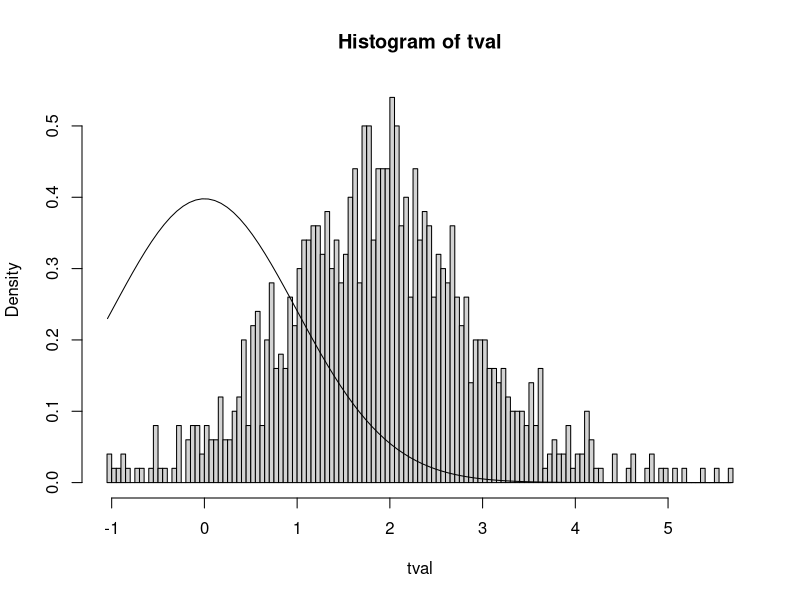

Write the R code that produced this figure.
# Test de moyenne unilatéral - T test simulation (Monte Carlo)
# Objectif: Estimation de puissance 
# dans le cas: 1 échantillon (comparasion à une moyenne nulle)

# Clear environment
rm(list=ls())

#-----------------------------------------------------------------------
# Paramètres de la simulation
#-----------------------------------------------------------------------


# Taille de l'échantillon pilote
npilote = 20

# Taille des tirages pour Monte-Carlo.
n = 50
# Number of runs for MC
runs = 1000



# Reference mean
meanref = 0
# Difference between the means:
# no difference to test the alpha level (type I errors)
meand = 0
# non null to test how often the existing effect is found (power)
meand = 0.04

mean = meand + meanref

# Standard deviation of sample
s = 0.1

# Erreur de 1ère espèce
alpha = 0.05

#---------------------------------------------------
#                     pilote 
#---------------------------------------------------


pilote_ttest_normal<-function(npilote, mean, meanref, s)
{
  # On simule un échantillon "réel" de loi N(meand,s)
  echantillon = rnorm(npilote,mean = mean,sd = s)
  # On estime la différence de moyenne et l'écart-type
  mean2 = mean(echantillon)
  ecart_type = sd(echantillon)
  # On retourne l'approximation de l'étude pilote
  return (c(mean2, meanref, ecart_type))
}


#---------------------------------------------------
# t-test simulations (Monte-Carlo)
#---------------------------------------------------


ttest_normal_MC<-function(n, runs, pilote, alpha){
  
  # On récupère les paramètres de l'étude pilote pour le MC.
  mean = pilote[1]
  meanref = pilote[2]
  s = pilote[3]
  meand = mean-meanref
  
  # Independent variable (predictor)
  x = c(
    rep(1,n)	# group 
  )
  x = factor(x)
  
  # Perform runs (with stochastic sampling)
  tval = numeric(runs) # to store resulting t statistics
  tval_hand = numeric(runs) # to store resulting t statistics (computed by hand)
  pval = numeric(runs) # to store resulting p-values
  for (r in 1:runs) {
    # Generate random independent samples with normal distributions
    # for the dependent variable (predicted)
    y = c(
      rnorm(n,mean=mean,sd=s)
    )
    
    # Run model : on stocke les t-statistics et p-values
    # du modèle généré par R.
    model = t.test(y)
    tval[r] = model$statistic
    pval[r] = model$p.value
    
    # Hand-made equivalent to compute the t statistic
    # (will produce the same value as model$statistic)
    # DV for group
    y1 = y[x==1]
    # Pooled standard deviation
    s12 = sd(y1)
    tval_hand[r] = (mean(y1)-meanref)/(s12/sqrt(n))
  }
  
  # Display the resulting statistics
  res = data.frame(
    t_statistic=tval,
    t_statistic_hand=tval_hand,
    p_value=pval
  )
  head(res,10)
  
  # Histograms for the observed t statistic on independent samples
  hist(tval,freq=FALSE,breaks=100)
  # Curve for the theoretical distribution for independent samples
  # (if mean = 0)
  s_range = seq(min(tval),max(tval),length.out=100)
  lines(s_range,dt(s_range,n+n-2))
  # if the histogram and curve match,
  # this means we cannot differentiate the results at chance level)
  
  # Directly exploit the pvalues generated by the model
  # to get the power of type I error rate (depending on meand value)
  # p5_model devrait tendre vers 0.05 si meand = 0
  # p5_model nous donne la puissance du test si meand != 0
  nb = sum(pval<alpha)
  # --> signifie que si meand = 0, on conclue à tort un effet à un ratio p5_model
  # si meand != 0, on affirme à raison un effet à un ratio p5_model
  p5_model = nb/runs
  
  # Compute the ratio of type I errors (should be <0.5)
  # equivalent to what precedes (to help you understand the computations)
  # (using the t statistic table/function)
  # p5_hand devrait etre égal à p5_model
  thr_low = qt(alpha/2,n+n-2,lower.tail=T)
  thr_upp = qt(alpha/2,n+n-2,lower.tail=F)
  nb = sum(tval<thr_low | tval>thr_upp)
  p5_hand = nb/runs
  
  # On calcule la puissance théorique (analytique) du t-test avec le package power:
  # NB: Dans le cas n1 = n2 = n, on devrait avoir p5_package = p5_model = p5_hand.
  p5_package = power.t.test(n=n, d = meand/s, sig.level = alpha, type = "one.sample", alternative = "one.sided")$power
  
  # Add these results to the global table
  results = data.frame(
    n=n,
    mean=mean,
    meanref=meanref,
    mean_diff=meand,
    sd=s,
    runs=runs,
    p5_model=p5_model,
    p5_hand=p5_hand,
    p5_package=p5_package 
  )
  results
}
pilote = pilote_ttest_normal(npilote, mean, meanref, s)
ttest_normal_MC(n, runs, pilote, alpha)
# If meand=0, we expect the proportion of p-values<0.05 to be roughly at 0.05 (type I error rate)
# If meand!=0, we expect the proportion of p-values<0.05 to be the highest possible (power)
